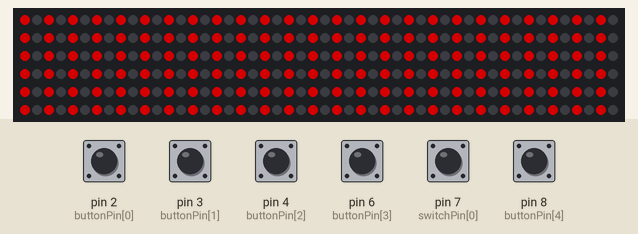
The sketch below on a simulated Arduino Uno, built with avr-gcc and run on an emulated ATmega328P. Shown: 300 RGB LEDs in strip order, left to right, continuing on the next row. The test bench sets the inputs (shaded band); at power-on: pin 2 (buttonPin[0]), pin 3 (buttonPin[1]), pin 4 (buttonPin[2]), pin 6 (buttonPin[3]), pin 7 (switchPin[0]), pin 8 (buttonPin[4]) HIGH. Dim RGB values are drawn brighter than linear; colours are those a GRB WS2812 strip shows for the declared byte order.

Above: at 12.2 s.
13.3 s: pin 2 (buttonPin[0]) pulled LOW for 0.15 s
At 13.68 s:
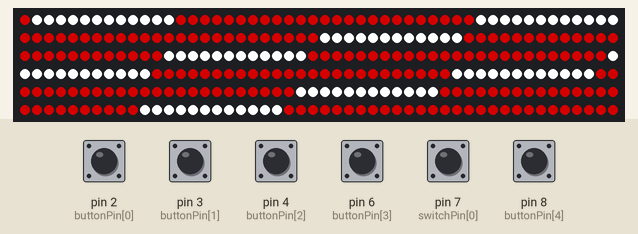
14.0 s: pin 3 (buttonPin[1]) pulled LOW for 0.15 s
At 14.59 s:
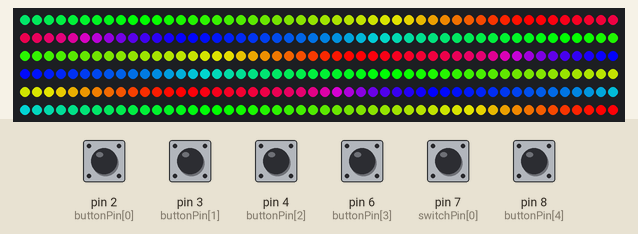
14.7 s: pin 7 (switchPin[0]) pulled LOW for 0.15 s
At 15.22 s:
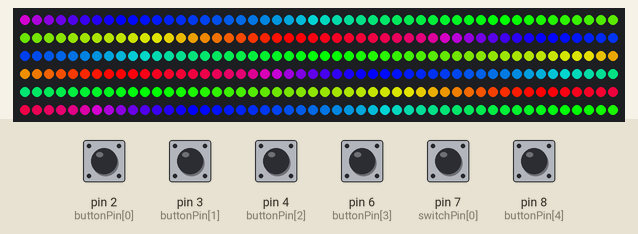
15.4 s: pin 4 (buttonPin[2]) pulled LOW for 0.15 s
At 15.84 s:
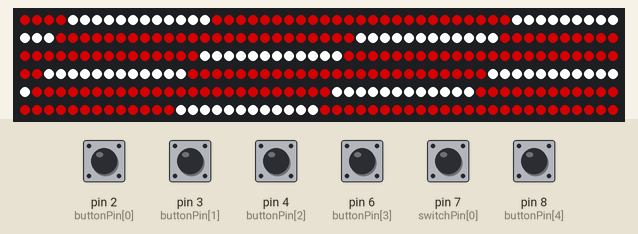
16.1 s: pin 6 (buttonPin[3]) pulled LOW for 0.15 s
At 16.76 s:
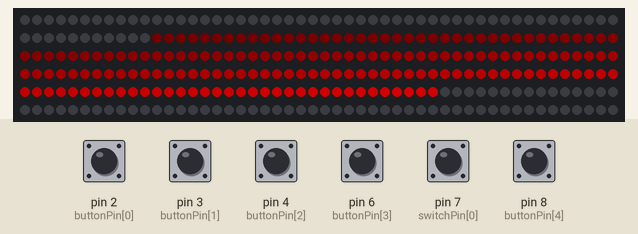
16.8 s: pin 8 (buttonPin[4]) pulled LOW for 0.15 s
At 17.4 s:
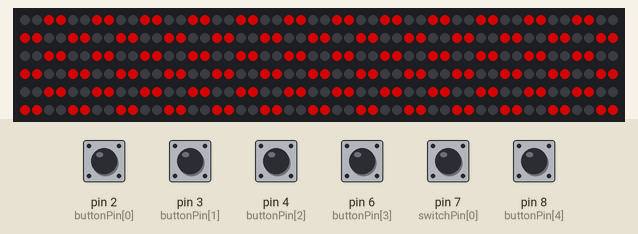
Timing chart, 0 to 19.5 s (numbered marks = the images above; inputs shaded):
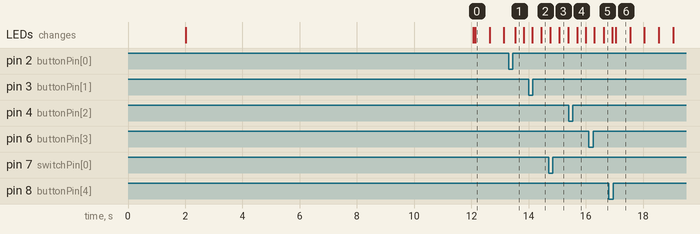

Measured:
- after the input at 13.3 s, the LEDs: change after 0.23 s (image 1)
- after the input at 14.0 s, the LEDs: first differ from a run without the input after 0.44 s (image 2)
- after the input at 14.7 s, the LEDs: first change after 0.05 s (image 3 shows a later state)
- after the input at 15.4 s, the LEDs: change after 0.30 s (image 4)
- after the input at 16.1 s, the LEDs: first differ from a run without the input after 0.52 s (image 5)
- what the display in image 0 shows lasts 0.5 s, from 12.1 s to 12.6 s

The sketch:

SleighskidSTBD_GreenNew.ino
```cpp
// Use if you want to force the software SPI subsystem to be used for some reason (generally, you don't)
// #define FASTLED_FORCE_SOFTWARE_SPI
// Use if you want to force non-accelerated pin access (hint: you really don't, it breaks lots of things)
// #define FASTLED_FORCE_SOFTWARE_SPI
// #define FASTLED_FORCE_SOFTWARE_PINS
#include <FastLED.h>

///////////////////////////////////////////////////////////////////////////////////////////
//
// Move a white dot along the strip of leds.  This program simply shows how to configure the leds,
// and then how to turn a single pixel white and then off, moving down the line of pixels.
//

// How many leds are in the strip?
#define NUM_LEDS 300

#define DATA_PIN 5
#define CLOCK_PIN 13

CRGB leds[NUM_LEDS];

//CRGB stripe[] = {CRGB(0,0,0),CRGB(20,0,0),CRGB(50,0,0),CRGB(100,0,0), CRGB(150,0,0), CRGB(200,0,0), CRGB(255,0,0), CRGB::White};
CRGB stripe[] = {CRGB::Red, CRGB::Red,CRGB::White, CRGB::White,CRGB::Red, CRGB::Red,CRGB::White, CRGB::White,CRGB::Red, CRGB::Red,CRGB::White, CRGB::White};

int stripeSize = sizeof(stripe)/sizeof(stripe[0]);

int numStripes = 8;
int delayNum = 15;
CRGB background = CRGB::Green;

const uint8_t maxBrightness = 255;

//Filter Bools
bool flashingOn = false;
bool doubleOn = false;

//Mode Bools
bool defaultOn = false;
bool rainbowOn = false;
bool snakeOn = false;
bool sparkleOn = false;

//Default Variables
unsigned long defaultLastMillis;
unsigned long defaultIntervalTime = 15;
bool white = false;

//Rainbow Variables
uint8_t rainbowValue = 0;
uint8_t rainbowSpeed = 3;

//Snake Variables
int snakeLength = 175;
int snakeSpeed = 0;
int snakePos = 0;

//Sparkle Variables
unsigned long sparkleLastMillis;
unsigned long sparkleIntervalTime = 500;
int sparkleWidth = 0;
CRGB sparkleColorOne = background;
CRGB sparkleColorTwo = CRGB::Black;

//Flash Variables
unsigned long flashLastMillis;
unsigned long flashIntervalTime = 300;
bool flashOn = true;

bool resetFilters = false;

//Button Variables
unsigned long debounceDelay = 50;
unsigned long lastDebounceTime[] = {0,0,0,0,0};
const int numButtons = 5;
const int buttonPin[] = {2,3,4,6,8};
int buttonState[] = {LOW, LOW, LOW, LOW, LOW};
int lastButtonState[] = {LOW, LOW, LOW, LOW, LOW};

//Switch Variables
const int numSwitches = 1;
const int switchPin[] = {7};

// This function sets up the ledsand tells the controller about them
void setup() {
	// sanity check delay - allows reprogramming if accidently blowing power w/leds
  delay(2000);
  defaultLastMillis = millis();
  sparkleLastMillis = millis();
  flashLastMillis = millis();
  FastLED.addLeds<WS2812, DATA_PIN, RGB>(leds, NUM_LEDS);  // GRB ordering is typical
  for(int i = 0; i < numButtons; i++){
    pinMode(buttonPin[i], INPUT_PULLUP);
  }
  for(int i = 0; i < numSwitches; i++){
    pinMode(switchPin[i], INPUT_PULLUP);
  }
  setAll(background);
  //start();
  delay(10000);
  button(0);
}

// This function runs over and over, and is where you do the magic to light
// your leds.
/*void loop() {
   // Move a single white led
   for(int i = 0; i < NUM_LEDS; i = i + 1) {
      // Turn our current led on to white, then show the leds
      // leds[whiteLed] = CRGB::White;
      for(int j = i; j < i + 3; j = j + 1){
        leds[i + j] = stripe[j];
      }

      // Show the leds (only one of which is set to white, from above)
      FastLED.show();

      // Wait a little bit
      delay(1);

      // Turn our current led back to black for the next loop around
      leds[i] = CRGB::Black;
   }
}*/


/*int i = 0;
void loop(){
  if(i >= NUM_LEDS-(stripeSize-1)){
    i = 0;
    for(int j = 1; j < stripeSize; ++j){
      leds[NUM_LEDS-j] = background;
    }
    //leds[NUM_LEDS-1] = CRGB::Black;
    //leds[NUM_LEDS-2] = CRGB::Black;
  }

  for(int j = 0; j < stripeSize; ++j){
    leds[i + j] = stripe[j];
  }
  FastLED.show();

      // Wait a little bit
  delay(10);

      // Turn our current led back to black for the next loop around
  leds[i] = background;
  ++i;
}*/

void loop(){
  readButtons();

  flashingOn = !digitalRead(switchPin[0]);
  //doubleOn = !digitalRead(switchPin[1]);

//Modes
  if(defaultOn){
    unsigned long currentTime = millis();
    if(currentTime - defaultLastMillis >= defaultIntervalTime){
      defaultLastMillis = currentTime;
      runDefault();
    }
  }else if(rainbowOn){
    rainbow();
  }else if(snakeOn){
    snake();
  }else if(sparkleOn){
    unsigned long currentTime = millis();
    if(currentTime - sparkleLastMillis >= sparkleIntervalTime){
      sparkleLastMillis = currentTime;
      sparkle();
    }
  }
//Filters
  if(flashingOn){
    flash();
    resetFilters = false;
  }
//Filter Reset
  if(!flashingOn && !resetFilters){
    FastLED.setBrightness(maxBrightness);
    FastLED.show();
    resetFilters = true;
  }
}

//Mode Functions

void runDefault(){
  CRGB last = leds[NUM_LEDS-1];
  for(int i = NUM_LEDS-1; i > 0; i -= 1){
      leds[i] = leds[i-1];
  }
  leds[0] = last;
  FastLED.show();
}

void rainbow(){
  fill_rainbow(leds, NUM_LEDS, rainbowValue, 3);
  rainbowValue -= rainbowSpeed;
  FastLED.show();
}

void snake(){
  fill_solid(leds, NUM_LEDS, CRGB::Black);
  for(int i = 0; i < snakeLength; i++){
    int j = snakePos + i;
    if(j >= NUM_LEDS){
      j -= NUM_LEDS;
    }
    float fi = i;
    float fsnakeLength = snakeLength;
    float percent = (fi/fsnakeLength)*(fi/fsnakeLength);
    uint8_t fade = (1-(percent))*255;
    leds[j] = background;
    leds[j].fadeLightBy(fade);
  }
  snakePos += snakeSpeed;
  if(snakePos >= NUM_LEDS){
    snakePos -= NUM_LEDS;
  }
  FastLED.show();
}

void sparkle(){
  bool p = false;
  for(int i = 0; i < NUM_LEDS; i++){
    int mod = i%(sparkleWidth);
    if(mod == 0){
      p = !p;
    }
    if(p){
      leds[i] = sparkleColorOne;
    }else{
      leds[i] = sparkleColorTwo;
    }
  }
  CRGB tempColor = sparkleColorOne;
  sparkleColorOne = sparkleColorTwo;
  sparkleColorTwo = tempColor;
  FastLED.show();
}

//Filter Functions
void flash(){
  unsigned long currentTime = millis();
  if(currentTime - flashLastMillis >= flashIntervalTime){
    flashLastMillis = currentTime;
    if(flashOn){
      flashOn = false;
      FastLED.setBrightness(0);
      FastLED.show();
    }else{
      flashOn = true;
      FastLED.setBrightness(maxBrightness);
      FastLED.show();
    }
  }
}

//Other Stuff

void setAll(CRGB color){
  fill_solid(leds, NUM_LEDS, color);
  FastLED.show();
}

void start(){
  for(int j = 0; j < numStripes; ++j){
    for(int k = 0; k < stripeSize; ++k){
      leds[((NUM_LEDS/numStripes)*j)+k] = CRGB::White;
    }
  }
  FastLED.show();
}

//Buttons
void readButtons(){
  for(int i = 0; i < numButtons; i++){
    int reading = digitalRead(buttonPin[i]);
    if (reading != lastButtonState[i]) {
      lastDebounceTime[i] = millis();
    }
    if ((millis() - lastDebounceTime[i]) > debounceDelay) {
      if (reading != buttonState[i]) {
        buttonState[i] = reading;
        if (buttonState[i] == HIGH && millis()>5000) {
          button(i);
        }
      }
    }
    lastButtonState[i] = reading;
  }
}

void allOff(){
  defaultOn = false;
  rainbowOn = false;
  snakeOn = false;
  sparkleOn = false;
}

void button(int buttonNum){
  if(buttonNum == 0){
    allOff();
    white = !white;
    defaultOn = true;
    if(white){
      fill_solid(leds, NUM_LEDS, background);
    }else{
      fill_solid(leds, NUM_LEDS, CRGB::Blue);
    }
    start();
  }else if(buttonNum == 1){
    allOff();
    white = false;
    rainbowOn = true;
  }else if(buttonNum == 2){
    allOff();
    white = false;
    defaultOn = true;
    fill_solid(leds, NUM_LEDS, background);
    start();
  }else if(buttonNum == 3){
    allOff();
    white = false;
    snakeOn = true;
    snakeSpeed += 3;
    if(snakeSpeed > 18){
      snakeSpeed = 3;
    }
  }else if(buttonNum == 4){
    allOff();
    white = false;
    fill_solid(leds, NUM_LEDS, CRGB::Black);
    sparkleOn = true;
    sparkleWidth += 1;
    if(sparkleWidth >= 10){
      sparkleWidth = 1;
    }
  }
}
```
